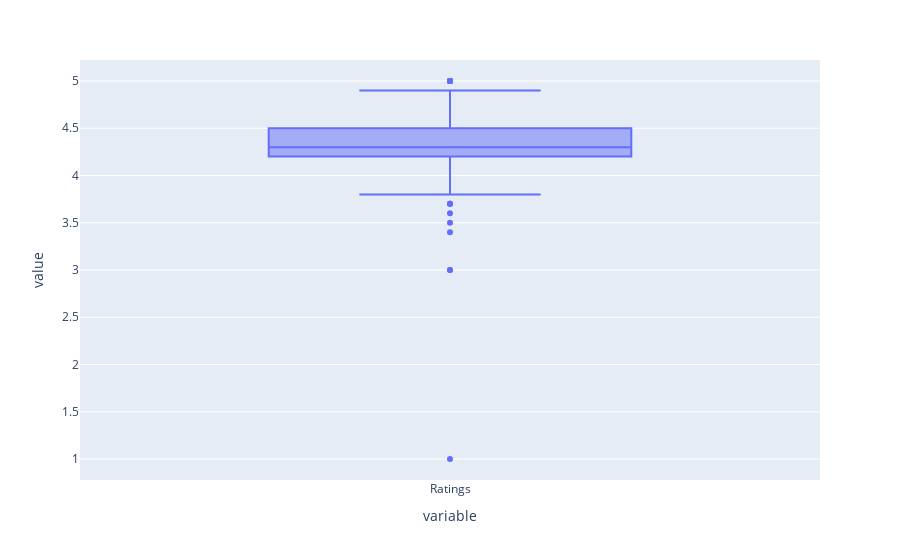

This figure's notebook cell:
### Code cell
px.box(cars['Ratings'])

### Figure 1 — Plotly figure (JSON) as saved in the notebook; plotly's stock layout.template omitted (floating-point values rounded to 4 significant figures; data arrays with more than 128 entries replaced by an {"elided": "..."} marker saying what was removed)
{"data": [{"alignmentgroup": "True", "hovertemplate": "variable=%{x}<br>value=%{y}<extra></extra>", "legendgroup": "", "marker": {"color": "#636efa"}, "name": "", "notched": false, "offsetgroup": "", "orientation": "v", "showlegend": false, "type": "box", "x": {"elided": "189 str values"}, "x0": " ", "xaxis": "x", "y": {"elided": "189 float values"}, "y0": " ", "yaxis": "y"}], "layout": {"boxmode": "group", "legend": {"tracegroupgap": 0}, "margin": {"t": 60}, "xaxis": {"anchor": "y", "domain": [0, 1], "title": {"text": "variable"}}, "yaxis": {"anchor": "x", "domain": [0, 1], "title": {"text": "value"}}}}
